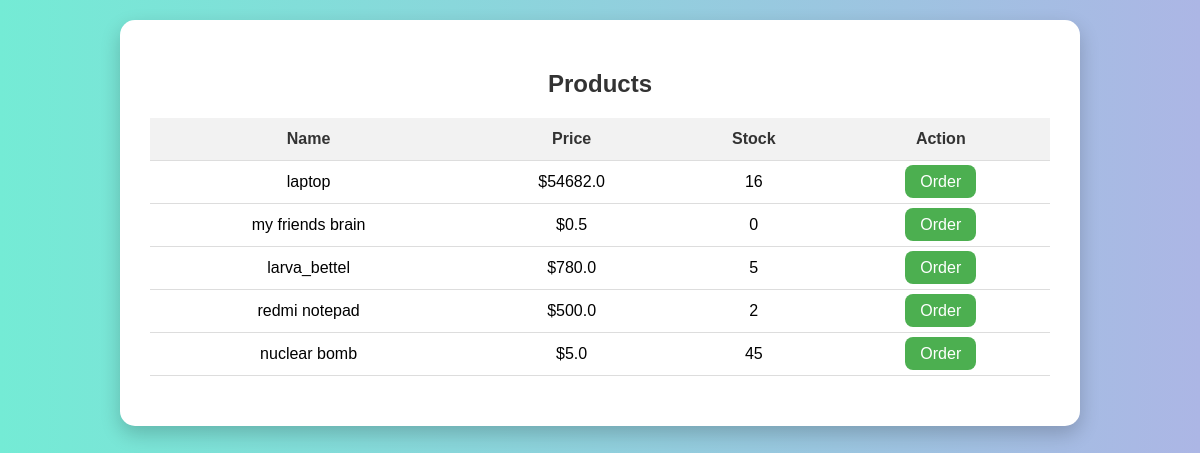
Screenshot of /products/ (signed in) with the database file from the repository.
### models.py (models this page shows)
class Products(db.Model):
    __tablename__ = "Products"
    ProductID = db.Column(db.Integer, primary_key=True, autoincrement=True)
    Name = db.Column(db.String(100), nullable=False)
    Price = db.Column(db.Float, nullable=False)
    Stock = db.Column(db.Integer, nullable=False)
    SellerID = db.Column(db.Integer, db.ForeignKey('Users.UserID'), nullable=False)
    orders = db.relationship('Orders', backref='product', lazy=True)

### routes/products.py (the view)
@products_bp.route("/")
def view_products():
    products = Products.query.all()
    return render_template("products/products.html", products=products)

### templates/products/products.html (shortened to what this page needs)
<!DOCTYPE html>
<html lang="en">
<head>
</head>
<body>
<div class="container">
    <h2>Products</h2>
    <table>
        <tr>
            <th>Name</th>
            <th>Price</th>
            <th>Stock</th>
            <th>Action</th>
        </tr>
        {% for p in products %}
        <tr>
            <td>{{ p.Name }}</td>
            <td>${{ p.Price }}</td>
            <td>{{ p.Stock }}</td>
            <td>
                {% if session.get('role') == 'Customer' %}
                    <a class="button" href="{{ url_for('orders.place_order', product_id=p.ProductID) }}">Order</a>
                {% elif session.get('role') == 'Seller' or session.get('role') == 'Admin' %}
                    <a class="button delete" href="{{ url_for('products.delete_product', product_id=p.ProductID) }}">Delete</a>
                {% endif %}
            </td>
        </tr>
        {% endfor %}
    </table>
</div>
</body>
</html>

### templates/products/products.html (style rules this page uses)
body { font-family: Arial, sans-serif; background: linear-gradient(to right, #74ebd5, #acb6e5); margin: 0; padding: 20px; }
.container { background: white; padding: 30px; border-radius: 15px; box-shadow: 0 8px 20px rgba(0,0,0,0.2); max-width: 900px; margin: auto; }
h2 { text-align: center; color: #333; margin-bottom: 20px; }
table { width: 100%; border-collapse: collapse; margin-bottom: 20px; }
th, td { text-align: center; padding: 12px; border-bottom: 1px solid #ddd; }
th { background-color: #f2f2f2; color: #333; }
a.button, button { padding: 8px 15px; border-radius: 8px; color: white; background-color: #4CAF50; text-decoration: none; border: none; cursor: pointer; transition: 0.3s; }

### rows the page displays
Products: Name "laptop", Price "54682.0", Stock "16"
Products: Name "my friends brain", Price "0.5", Stock "0"
Products: Name "larva_bettel", Price "780.0", Stock "5"
Products: Name "redmi notepad", Price "500.0", Stock "2"
Products: Name "nuclear bomb", Price "5.0", Stock "45"
